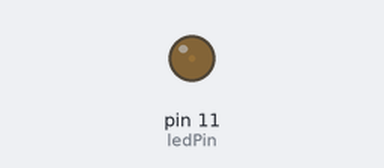
The sketch below on a simulated Arduino Uno, built with avr-gcc and run on an emulated ATmega328P. On the bench: output pins drawn as LEDs (lit = HIGH).

Above: at 0.05 s.
At 0.95 s:
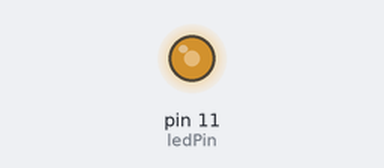
At 1.4 s:
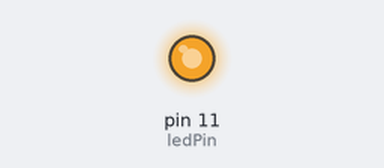
At 2.75 s:
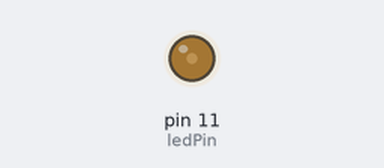
Timing chart, 0 to 7.2 s (numbered marks = the images above):
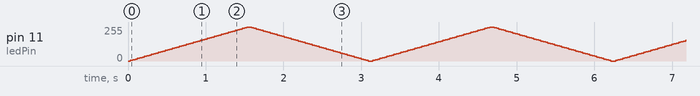

The sketch:

class4_PWM02.ino
```cpp
int ledPin=11;  //D3、D5、D6、D9、D10、D11是pwm输出口

void setup() {
  // put your setup code here, to run once:

}

void loop() {
  for(int fadeValue=0;fadeValue<=255;fadeValue+=5)
  //循环语句，控制PWM亮度的增加，控制fadeValue的变化大小可以控制亮度级别
  {
    analogWrite(ledPin,fadeValue);   //将亮度级别写入给led
    delay(30);
  }
   for(int fadeValue=255;fadeValue>=0;fadeValue-=5)
   //循环语句，控制PWM亮度减小，控制fadeValue的变化大小可以控制亮度级别
  {
    analogWrite(ledPin,fadeValue); //将亮度级别写入给led
    delay(30);
  }
}
```
